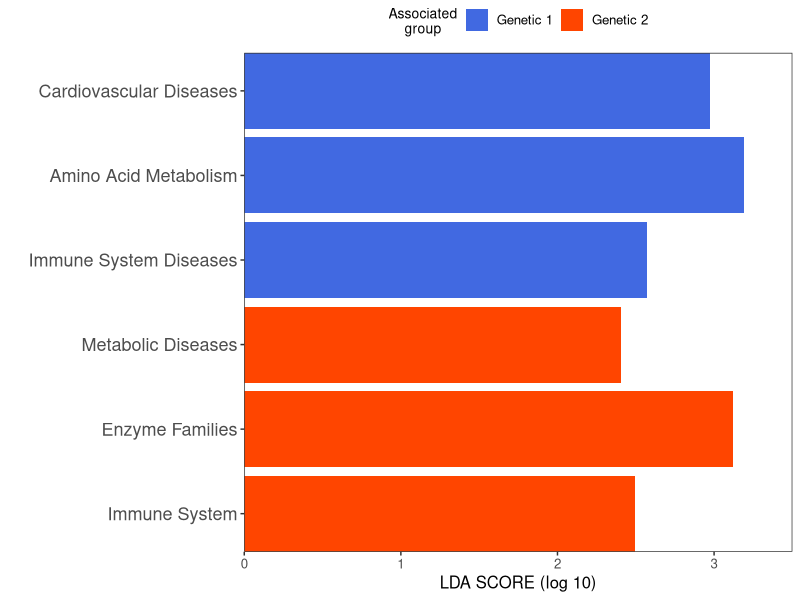
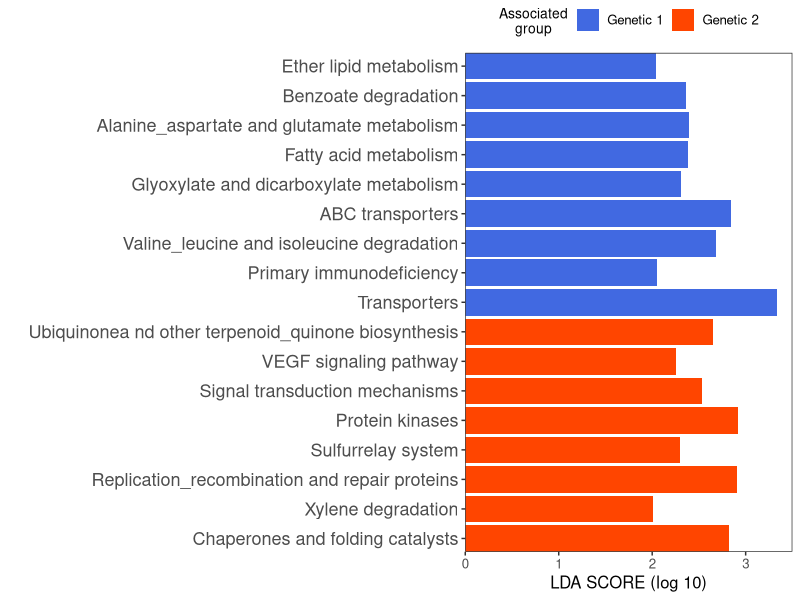

Reproduce these figures in R, in order.
#!/usr/bin/env Rscript
## Purpose of script: alpha diversity boxplot
## Date created: 22.07.2020
## Author: luigui gallardo-becerra (bfllg77@gmail.com)
# Package installation
#install.packages("dplyr")
#install.packages("ggplot2")
#install.packages("ggpubr")
library("dplyr")
library("ggplot2")
library("gridExtra")
# Data input
table <- read.table(file = "gut_lefse_picrust_l2.txt",
    sep = "\t", header = T)
# Define colors
colors <- c("royalblue", "orangered")
# Barplot
barplot <- ggplot(data = table,
    aes(x = reorder(gut_function, -order),
    y = lda,
    fill = group)) +
geom_bar(stat = "identity") +
theme_test() +
coord_flip() +
scale_fill_manual(values = colors) +
labs(x = "",
    y = "LDA SCORE (log 10)",
    fill = "Associated\ngroup") +
theme(legend.position = "top") +
scale_x_discrete(expand = c(0, 0)) +
scale_y_continuous(limits = c(0, 3.5),
    expand = c(0, 0)) +
theme(text = element_text(size = 12),
    axis.title.x = element_text(size = 12),
    axis.text.y = element_text(size = 13),
    legend.title = element_text(size = 10,
        vjust = 1, hjust = 0.5))
# Pdf
pdf(file = "organ_barplot_picrust_l2.pdf")
print(barplot)
dev.off()

table <- read.table(file = "gut_lefse_picrust_l3.txt",
    sep = "\t", header = T)
# Define colors
colors <- c("royalblue", "orangered")
# Barplot
barplot <- ggplot(data = table,
    aes(x = reorder(gut_function, -order),
    y = lda,
    fill = group)) +
geom_bar(stat = "identity") +
theme_test() +
coord_flip() +
scale_fill_manual(values = colors) +
labs(x = "",
    y = "LDA SCORE (log 10)",
    fill = "Associated\ngroup") +
theme(legend.position = "top") +
scale_x_discrete(expand = c(0, 0)) +
scale_y_continuous(limits = c(0, 3.5),
    expand = c(0, 0)) +
theme(text = element_text(size = 12),
    axis.title.x = element_text(size = 12),
    axis.text.y = element_text(size = 13),
    legend.title = element_text(size = 10,
        vjust = 1, hjust = 0.5))
# Pdf
pdf(file = "organ_barplot_picrust_l3.pdf")
print(barplot)
dev.off()

